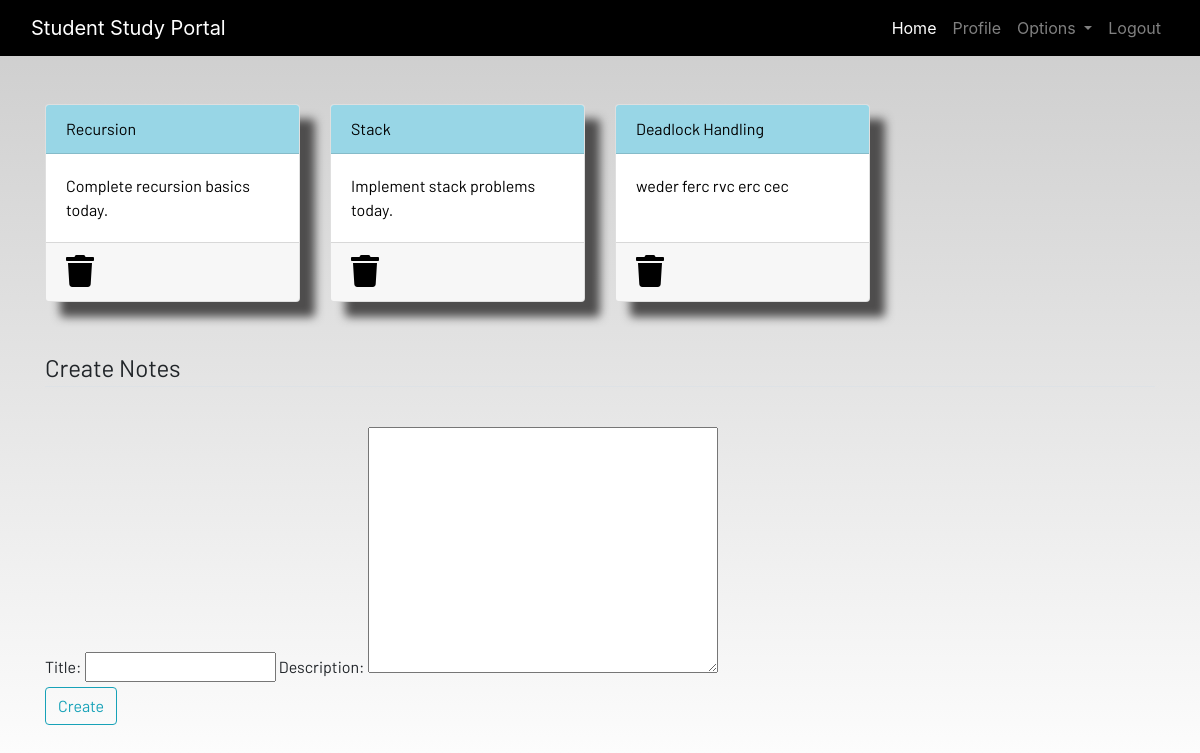
Screenshot of /notes/ (signed in) with the database file from the repository.
### dashboard/models.py (models this page shows, shortened)
class Notes(models.Model):
    user=models.ForeignKey(User,on_delete=models.CASCADE)
    title=models.CharField(max_length=50)
    description=models.TextField()
    class Meta:
        verbose_name="notes"
        verbose_name_plural="notes"

### dashboard/views.py (the view)
# urls.py: path('notes/',views.notes,name='notes'),
def notes(request):
    if request.method== "POST":
        form=NotesForm(request.POST)
        if form.is_valid():
            notes=Notes(user=request.user,title=request.POST['title'],description=request.POST['description'])
            notes.save()
    else:
        form=NotesForm()
    notes=Notes.objects.filter(user=request.user)
    context={'notes':notes,'form':form}
    return render(request,'dashboard/notes.html',context)

### dashboard/forms.py
class NotesForm(forms.ModelForm):
    class Meta:
        model=Notes
        fields=['title','description']

### dashboard/templates/dashboard/notes.html (shortened to what this page needs)
{% extends 'dashboard/base.html' %}
{% load static %}
{% load crispy_forms_tags %}
{% block content %}
<div class="container">
    <div class="row">
        {% for note in notes %}
        <div class="col-md-3">
            <a href="{% url 'notes-detail' note.id %}">
                <div class="card">
                    <div class="card-header">{{note.title}}</div>
                    <div class="card-body">{{note.description}}</div>
                    <div class="card-footer mt-auto "><a href="{% url 'delete-note' note.id %}">
                        <i class="fa fa-trash fa-2x"></i></a>
                    </div>
                </div>
            </a>
        </div>
        {% endfor %}
        <br><br>
    </div>
</div>
<br><br>
<div class="container">
    <form method="POST">
        <fieldset class="form-group">
            <legend class="border-bottom mb-4">Create Notes</legend>
        </fieldset>
        {{form}}
        <div class="form-group">
            <button href="" class="btn btn-outline-info" type="submit">
                Create
            </button>
        </div>
    </form>
</div>
{% endblock content %}

### static/css/main.css (style rules this page uses)
html { scroll-behavior: smooth; height: 100%; width: 100%; }
.card { box-shadow: 15px 15px 10px rgb(78, 77, 77); }
a { text-decoration: none !important; color: black; }
.card-header { color: black !important; background: rgb(152, 214, 230) !important; transition: 0.3s ease-in; }
html, body { max-width: 100%; overflow-x: hidden; height: 100%; width: 100%; }
body { background: linear-gradient(rgba(0, 0, 0, 0.2), rgba(255, 255, 255, 0.5)); overflow-x: hidden; background-repeat: no-repeat; }
.card-header { background-color: rgb(133, 204, 231); }
.col-md-3 .card { width: 100%; height: 100%; }
.fa { color: black; }

### rows the page displays
Notes: title "Recursion", description "Complete recursion basics today."
Notes: title "Stack", description "Implement stack problems today."
Notes: title "Deadlock Handling", description "weder ferc rvc erc cec"
